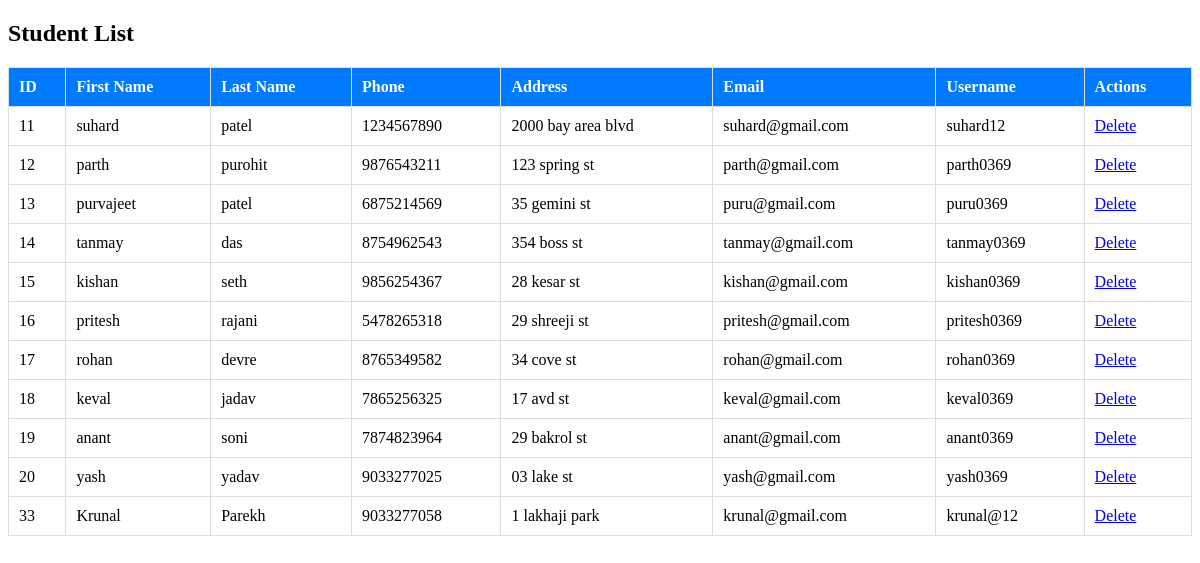
Screenshot of /manage_students.php with the database file from the repository.
### tables this page shows
CREATE TABLE `student` (
  `std_id` int(11) NOT NULL,
  `f_name` varchar(20) NOT NULL,
  `l_name` varchar(20) NOT NULL,
  `s_phone` char(10) DEFAULT NULL CHECK (`s_phone` regexp '^\\+?[0-9]{10,15}$'),
  `s_address` varchar(50) DEFAULT NULL,
  `s_email` varchar(25) DEFAULT NULL CHECK (`s_email` like '%_@__%.__%'),
  `s_username` varchar(20) NOT NULL,
  `s_password` varchar(10) DEFAULT NULL,
  `advisor_id` int(11) DEFAULT NULL
);

### manage_students.php (the view, shortened to what this page needs)
<?php
$conn = new mysqli('localhost', 'root', '', 'cms');
$sql = "SELECT * FROM student";
$result = $conn->query($sql);
?>
<!DOCTYPE html>
<html lang="en">
<head>
</head>
<body>
    <h2>Student List</h2>
    <table>
        <thead>
            <tr>
                <th>ID</th>
                <th>First Name</th>
                <th>Last Name</th>
                <th>Phone</th>
                <th>Address</th>
                <th>Email</th>
                <th>Username</th>
                <th>Actions</th>
            </tr>
        </thead>
        <tbody>
            <?php while ($row = $result->fetch_assoc()): ?>
                <tr>
                    <td><?php echo htmlspecialchars($row['std_id']); ?></td>
                    <td><?php echo htmlspecialchars($row['f_name']); ?></td>
                    <td><?php echo htmlspecialchars($row['l_name']); ?></td>
                    <td><?php echo htmlspecialchars($row['s_phone']); ?></td>
                    <td><?php echo htmlspecialchars($row['s_address']); ?></td>
                    <td><?php echo htmlspecialchars($row['s_email']); ?></td>
                    <td><?php echo htmlspecialchars($row['s_username']); ?></td>
                    <td>
                        <a href="?delete_id=<?php echo $row['std_id']; ?>"
                            onclick="return confirm('Are you sure you want to delete this student?');">Delete</a>
                    </td>
                </tr>
            <?php endwhile; ?>
        </tbody>
    </table>
</body>
</html>

### manage_students.php (style rules this page uses)
table { width: 100%; border-collapse: collapse; }
th, td { padding: 10px; text-align: left; border: 1px solid #ddd; }
th { background-color: #007bff; color: white; }

### rows the page displays
student: std_id "11", f_name "suhard", l_name "patel", s_phone "1234567890", s_address "2000 bay area blvd", s_email "suhard@gmail.com", s_username "suhard12"
student: std_id "12", f_name "parth", l_name "purohit", s_phone "9876543211", s_address "123 spring st", s_email "parth@gmail.com", s_username "parth0369"
student: std_id "13", f_name "purvajeet", l_name "patel", s_phone "6875214569", s_address "35 gemini st", s_email "puru@gmail.com", s_username "puru0369"
student: std_id "14", f_name "tanmay", l_name "das", s_phone "8754962543", s_address "354 boss st", s_email "tanmay@gmail.com", s_username "tanmay0369"
student: std_id "15", f_name "kishan", l_name "seth", s_phone "9856254367", s_address "28 kesar st", s_email "kishan@gmail.com", s_username "kishan0369"
student: std_id "16", f_name "pritesh", l_name "rajani", s_phone "5478265318", s_address "29 shreeji st", s_email "pritesh@gmail.com", s_username "pritesh0369"
student: std_id "17", f_name "rohan", l_name "devre", s_phone "8765349582", s_address "34 cove st", s_email "rohan@gmail.com", s_username "rohan0369"
student: std_id "18", f_name "keval", l_name "jadav", s_phone "7865256325", s_address "17 avd st", s_email "keval@gmail.com", s_username "keval0369"
student: std_id "19", f_name "anant", l_name "soni", s_phone "7874823964", s_address "29 bakrol st", s_email "anant@gmail.com", s_username "anant0369"
student: std_id "20", f_name "yash", l_name "yadav", s_phone "9033277025", s_address "03 lake st", s_email "yash@gmail.com", s_username "yash0369"
student: std_id "33", f_name "Krunal", l_name "Parekh", s_phone "9033277058", s_address "1 lakhaji park", s_email "krunal@gmail.com", s_username "krunal@12"
